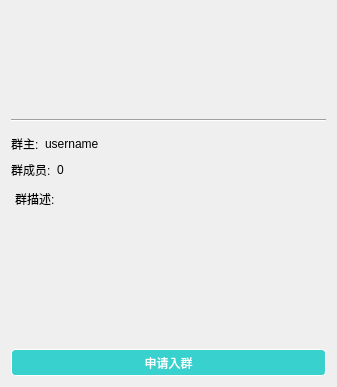
<?xml version="1.0" encoding="UTF-8"?>
<ui version="4.0">
 <class>GroupInfoDialog</class>
 <widget class="QDialog" name="GroupInfoDialog">
  <property name="geometry">
   <rect>
    <x>0</x>
    <y>0</y>
    <width>337</width>
    <height>387</height>
   </rect>
  </property>
  <property name="windowTitle">
   <string>GroupInfoDialog</string>
  </property>
  <property name="styleSheet">
   <string notr="true">
QLabel , QTextEdit
{
	background-color: rgba(0, 0, 0, 0);
}
</string>
  </property>
  <layout class="QVBoxLayout" name="verticalLayout_2">
   <property name="spacing">
    <number>2</number>
   </property>
   <item>
    <layout class="QHBoxLayout" name="horizontalLayout_6">
     <item>
      <spacer name="horizontalSpacer_3">
       <property name="orientation">
        <enum>Qt::Horizontal</enum>
       </property>
       <property name="sizeHint" stdset="0">
        <size>
         <width>40</width>
         <height>20</height>
        </size>
       </property>
      </spacer>
     </item>
     <item>
      <widget class="QLabel" name="label">
       <property name="minimumSize">
        <size>
         <width>60</width>
         <height>60</height>
        </size>
       </property>
       <property name="maximumSize">
        <size>
         <width>60</width>
         <height>60</height>
        </size>
       </property>
       <property name="frameShape">
        <enum>QFrame::StyledPanel</enum>
       </property>
       <property name="text">
        <string/>
       </property>
       <property name="scaledContents">
        <bool>true</bool>
       </property>
      </widget>
     </item>
     <item>
      <spacer name="horizontalSpacer_4">
       <property name="orientation">
        <enum>Qt::Horizontal</enum>
       </property>
       <property name="sizeHint" stdset="0">
        <size>
         <width>40</width>
         <height>20</height>
        </size>
       </property>
      </spacer>
     </item>
    </layout>
   </item>
   <item>
    <layout class="QHBoxLayout" name="horizontalLayout_7">
     <item>
      <spacer name="horizontalSpacer">
       <property name="orientation">
        <enum>Qt::Horizontal</enum>
       </property>
       <property name="sizeHint" stdset="0">
        <size>
         <width>40</width>
         <height>20</height>
        </size>
       </property>
      </spacer>
     </item>
     <item>
      <widget class="QLabel" name="labelGroupName">
       <property name="font">
        <font>
         <family>Microsoft YaHei</family>
         <pointsize>12</pointsize>
        </font>
       </property>
       <property name="text">
        <string/>
       </property>
      </widget>
     </item>
     <item>
      <spacer name="horizontalSpacer_2">
       <property name="orientation">
        <enum>Qt::Horizontal</enum>
       </property>
       <property name="sizeHint" stdset="0">
        <size>
         <width>40</width>
         <height>20</height>
        </size>
       </property>
      </spacer>
     </item>
    </layout>
   </item>
   <item>
    <layout class="QHBoxLayout" name="horizontalLayout_8">
     <item>
      <spacer name="horizontalSpacer_5">
       <property name="orientation">
        <enum>Qt::Horizontal</enum>
       </property>
       <property name="sizeHint" stdset="0">
        <size>
         <width>40</width>
         <height>20</height>
        </size>
       </property>
      </spacer>
     </item>
     <item>
      <widget class="QLabel" name="labelGroupId">
       <property name="font">
        <font>
         <family>Microsoft YaHei</family>
         <pointsize>10</pointsize>
        </font>
       </property>
       <property name="styleSheet">
        <string notr="true">color: rgb(136, 136, 136);</string>
       </property>
       <property name="text">
        <string/>
       </property>
      </widget>
     </item>
     <item>
      <spacer name="horizontalSpacer_6">
       <property name="orientation">
        <enum>Qt::Horizontal</enum>
       </property>
       <property name="sizeHint" stdset="0">
        <size>
         <width>40</width>
         <height>20</height>
        </size>
       </property>
      </spacer>
     </item>
    </layout>
   </item>
   <item>
    <widget class="Line" name="line">
     <property name="orientation">
      <enum>Qt::Horizontal</enum>
     </property>
    </widget>
   </item>
   <item>
    <layout class="QVBoxLayout" name="verticalLayout">
     <property name="spacing">
      <number>6</number>
     </property>
     <property name="topMargin">
      <number>10</number>
     </property>
     <property name="bottomMargin">
      <number>10</number>
     </property>
     <item>
      <widget class="QFrame" name="frame_3">
       <property name="minimumSize">
        <size>
         <width>0</width>
         <height>20</height>
        </size>
       </property>
       <property name="frameShadow">
        <enum>QFrame::Raised</enum>
       </property>
       <layout class="QHBoxLayout" name="horizontalLayout_11">
        <property name="leftMargin">
         <number>0</number>
        </property>
        <property name="topMargin">
         <number>0</number>
        </property>
        <property name="rightMargin">
         <number>0</number>
        </property>
        <property name="bottomMargin">
         <number>0</number>
        </property>
        <item>
         <widget class="QLabel" name="label_4">
          <property name="text">
           <string>群主:</string>
          </property>
         </widget>
        </item>
        <item>
         <widget class="QLabel" name="labelOwnerName">
          <property name="sizePolicy">
           <sizepolicy hsizetype="MinimumExpanding" vsizetype="Preferred">
            <horstretch>0</horstretch>
            <verstretch>0</verstretch>
           </sizepolicy>
          </property>
          <property name="text">
           <string>username</string>
          </property>
         </widget>
        </item>
       </layout>
      </widget>
     </item>
     <item>
      <widget class="QFrame" name="frame_2">
       <property name="minimumSize">
        <size>
         <width>0</width>
         <height>20</height>
        </size>
       </property>
       <property name="frameShadow">
        <enum>QFrame::Raised</enum>
       </property>
       <layout class="QHBoxLayout" name="horizontalLayout_10">
        <property name="leftMargin">
         <number>0</number>
        </property>
        <property name="topMargin">
         <number>0</number>
        </property>
        <property name="rightMargin">
         <number>0</number>
        </property>
        <property name="bottomMargin">
         <number>0</number>
        </property>
        <item>
         <widget class="QLabel" name="label_5">
          <property name="sizePolicy">
           <sizepolicy hsizetype="Preferred" vsizetype="Preferred">
            <horstretch>0</horstretch>
            <verstretch>0</verstretch>
           </sizepolicy>
          </property>
          <property name="text">
           <string>群成员:</string>
          </property>
         </widget>
        </item>
        <item>
         <widget class="QLabel" name="labelCount">
          <property name="sizePolicy">
           <sizepolicy hsizetype="MinimumExpanding" vsizetype="Preferred">
            <horstretch>0</horstretch>
            <verstretch>0</verstretch>
           </sizepolicy>
          </property>
          <property name="text">
           <string>0</string>
          </property>
         </widget>
        </item>
       </layout>
      </widget>
     </item>
     <item>
      <widget class="QFrame" name="frame_4">
       <property name="minimumSize">
        <size>
         <width>0</width>
         <height>20</height>
        </size>
       </property>
       <property name="frameShadow">
        <enum>QFrame::Raised</enum>
       </property>
       <layout class="QHBoxLayout" name="horizontalLayout_12">
        <property name="leftMargin">
         <number>0</number>
        </property>
        <property name="topMargin">
         <number>0</number>
        </property>
        <property name="rightMargin">
         <number>0</number>
        </property>
        <property name="bottomMargin">
         <number>0</number>
        </property>
        <item>
         <widget class="QTextBrowser" name="textBrowser">
          <property name="styleSheet">
           <string notr="true">border:none;
padding:0px -4px 0px -4px;</string>
          </property>
          <property name="frameShape">
           <enum>QFrame::NoFrame</enum>
          </property>
          <property name="html">
           <string>&lt;!DOCTYPE HTML PUBLIC &quot;-//W3C//DTD HTML 4.0//EN&quot; &quot;http://www.w3.org/TR/REC-html40/strict.dtd&quot;&gt;
&lt;html&gt;&lt;head&gt;&lt;meta name=&quot;qrichtext&quot; content=&quot;1&quot; /&gt;&lt;style type=&quot;text/css&quot;&gt;
p, li { white-space: pre-wrap; }
&lt;/style&gt;&lt;/head&gt;&lt;body style=&quot; font-family:'.SF NS Text'; font-size:13pt; font-weight:400; font-style:normal;&quot;&gt;
&lt;p style=&quot; margin-top:0px; margin-bottom:0px; margin-left:0px; margin-right:0px; -qt-block-indent:0; text-indent:0px;&quot;&gt;&lt;span style=&quot; font-family:'SimSun'; font-size:9pt;&quot;&gt;群描述:&lt;/span&gt;&lt;/p&gt;&lt;/body&gt;&lt;/html&gt;</string>
          </property>
         </widget>
        </item>
       </layout>
      </widget>
     </item>
    </layout>
   </item>
   <item>
    <layout class="QHBoxLayout" name="horizontalLayout_9">
     <property name="topMargin">
      <number>0</number>
     </property>
     <item>
      <widget class="QPushButton" name="btnJoinGroup">
       <property name="sizePolicy">
        <sizepolicy hsizetype="Preferred" vsizetype="Fixed">
         <horstretch>0</horstretch>
         <verstretch>0</verstretch>
        </sizepolicy>
       </property>
       <property name="minimumSize">
        <size>
         <width>0</width>
         <height>27</height>
        </size>
       </property>
       <property name="styleSheet">
        <string notr="true">QPushButton
{
	min-height:25px;
	color:rgb(255, 255, 255);
	border:1px solid white;
	border-radius:4px;
	background-color: rgb(57, 209, 206);
}

QPushButton:hover
{
	
	background-color: rgb(141, 235, 232);
}</string>
       </property>
       <property name="text">
        <string>申请入群</string>
       </property>
      </widget>
     </item>
    </layout>
   </item>
  </layout>
 </widget>
 <layoutdefault spacing="6" margin="11"/>
 <resources/>
 <connections/>
</ui>
